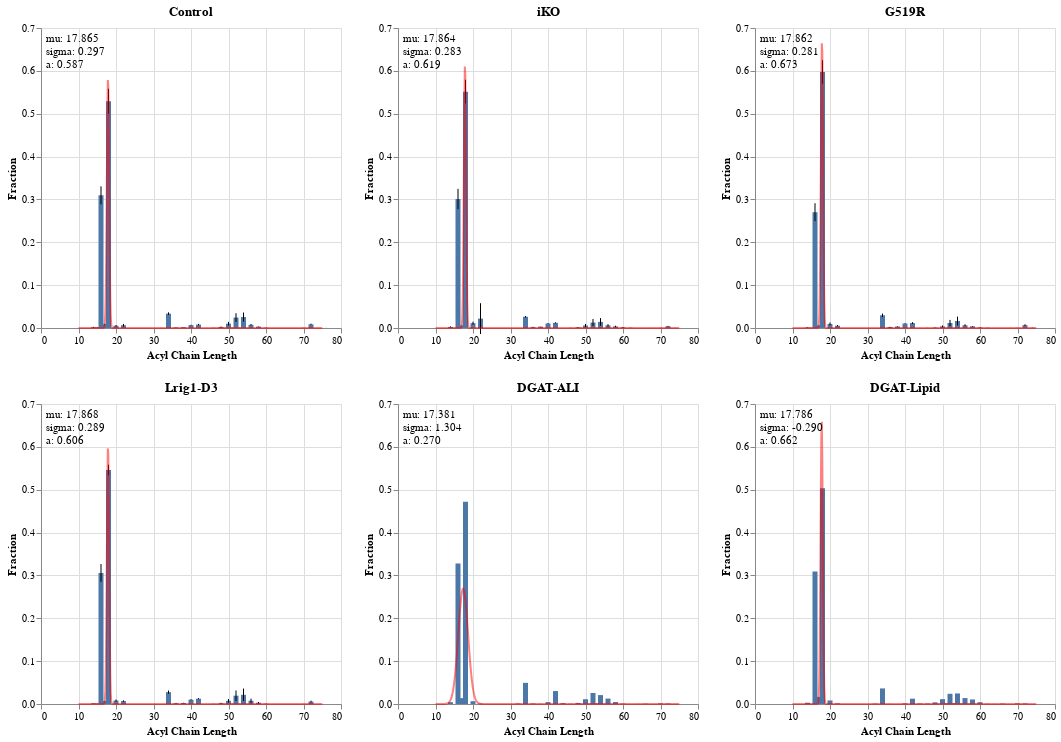

The code cell stored with this chart in its notebook:
### Markdown cell above
#### Gaussian

### Code cell
chart_list = []
def gauss(x,mu,sigma,A):
    return A*np.exp(-(x-mu)**2/(2*sigma**2))

def bimodal(x,mu1,sigma1,A1,mu2,sigma2,A2):
    return gauss(x,mu1,sigma1,A1)+gauss(x,mu2,sigma2,A2)

for protein in ptnstd['Mutation'].unique():
    source = ptnstd[ptnstd['Mutation'] == protein]
    
    # create error bars
    err = alt.Chart(source).mark_errorbar(extent='stdev').encode(
        x='Acyl Chain Length:Q',
        y='Fraction:Q',
    )
    
    # create histogram
    bar = alt.Chart(source).mark_bar().encode(
        x='Acyl Chain Length:Q',
        y=alt.Y('mean(Fraction):Q').scale(domain=[0,0.7])
    ).properties(title={'text': protein})
    
    # create gaussian
    x = ptns['Acyl Chain Length']
    y = ptns[protein].loc[x.index]
    
    # expected vals
    n = sum(y)                         
    mean = sum(x*y)/n                  
    sigma = sum(y*(x-mean)**2)/n 
    
    expected = [0.45, mean, sigma]
    # print(protein, expected)
    
    popt,pcov = curve_fit(gauss,x,y,p0=expected)
    
    xx = np.linspace(10, 75, 500)
    
    s = pd.DataFrame({'Acyl Chain Length':xx, 'y':gauss(xx, *popt)})
    
    gaus = alt.Chart(s).mark_line(color='red', opacity=0.5).encode(
        x='Acyl Chain Length:Q',
        y=alt.Y('y:Q')
    )
    
    text1 = alt.Chart({'values':[{}]}).mark_text(
        align="left", baseline="top"
    ).encode(
        x=alt.value(5),  # pixels from left
        y=alt.value(5),  # pixels from top
        text=alt.value([f"mu: {popt[0]:.3f}", f"sigma: {popt[1]:.3f}", f"a: {popt[2]:.3f}"])
    )
    
    # append to chart list
    chart = bar + err + gaus + text1
    
    chart_list.append(chart)
    
ss_bimodal = alt.hconcat(*chart_list[:3]) & alt.hconcat(*chart_list[3:])
ss_bimodal.save('graphs/dgat/chain_length/Histogram_SidebySide.png', ppi=300)
ss_bimodal

### Figure 1 — Vega-Lite specification as saved in the notebook (floating-point values rounded to 4 significant figures; data arrays with more than 128 entries replaced by an {"elided": "..."} marker saying what was removed)
{"config": {"view": {"continuousWidth": 300, "continuousHeight": 300}}, "vconcat": [{"hconcat": [{"layer": [{"mark": {"type": "bar"}, "encoding": {"x": {"field": "Acyl Chain Length", "type": "quantitative"}, "y": {"aggregate": "mean", "field": "Fraction", "scale": {"domain": [0, 0.7]}, "type": "quantitative"}}, "title": {"text": "Control"}}, {"mark": {"type": "errorbar", "extent": "stdev"}, "encoding": {"x": {"field": "Acyl Chain Length", "type": "quantitative"}, "y": {"field": "Fraction", "type": "quantitative"}}}, {"data": {"name": "data-9221647b9ab1a29b5087d234eca550f3"}, "mark": {"type": "line", "color": "red", "opacity": 0.5}, "encoding": {"x": {"field": "Acyl Chain Length", "type": "quantitative"}, "y": {"field": "y", "type": "quantitative"}}}, {"data": {"name": "empty"}, "mark": {"type": "text", "align": "left", "baseline": "top"}, "encoding": {"text": {"value": ["mu: 17.865", "sigma: 0.297", "a: 0.587"]}, "x": {"value": 5}, "y": {"value": 5}}}], "data": {"name": "data-ae6568f9eb2b59984dd029afb8dd1912"}}, {"layer": [{"mark": {"type": "bar"}, "encoding": {"x": {"field": "Acyl Chain Length", "type": "quantitative"}, "y": {"aggregate": "mean", "field": "Fraction", "scale": {"domain": [0, 0.7]}, "type": "quantitative"}}, "title": {"text": "iKO"}}, {"mark": {"type": "errorbar", "extent": "stdev"}, "encoding": {"x": {"field": "Acyl Chain Length", "type": "quantitative"}, "y": {"field": "Fraction", "type": "quantitative"}}}, {"data": {"name": "data-2fdca54cb9f89f80e8a05be9d5742c40"}, "mark": {"type": "line", "color": "red", "opacity": 0.5}, "encoding": {"x": {"field": "Acyl Chain Length", "type": "quantitative"}, "y": {"field": "y", "type": "quantitative"}}}, {"data": {"name": "empty"}, "mark": {"type": "text", "align": "left", "baseline": "top"}, "encoding": {"text": {"value": ["mu: 17.864", "sigma: 0.283", "a: 0.619"]}, "x": {"value": 5}, "y": {"value": 5}}}], "data": {"name": "data-08bf4995da24a0ed7c64b8c0f376be4d"}}, {"layer": [{"mark": {"type": "bar"}, "encoding": {"x": {"field": "Acyl Chain Length", "type": "quantitative"}, "y": {"aggregate": "mean", "field": "Fraction", "scale": {"domain": [0, 0.7]}, "type": "quantitative"}}, "title": {"text": "G519R"}}, {"mark": {"type": "errorbar", "extent": "stdev"}, "encoding": {"x": {"field": "Acyl Chain Length", "type": "quantitative"}, "y": {"field": "Fraction", "type": "quantitative"}}}, {"data": {"name": "data-e3fdfc1902af7dc0f2af884df0ea351f"}, "mark": {"type": "line", "color": "red", "opacity": 0.5}, "encoding": {"x": {"field": "Acyl Chain Length", "type": "quantitative"}, "y": {"field": "y", "type": "quantitative"}}}, {"data": {"name": "empty"}, "mark": {"type": "text", "align": "left", "baseline": "top"}, "encoding": {"text": {"value": ["mu: 17.862", "sigma: 0.281", "a: 0.673"]}, "x": {"value": 5}, "y": {"value": 5}}}], "data": {"name": "data-7e6cecd3f24fe41e81915c618d19512d"}}]}, {"hconcat": [{"layer": [{"mark": {"type": "bar"}, "encoding": {"x": {"field": "Acyl Chain Length", "type": "quantitative"}, "y": {"aggregate": "mean", "field": "Fraction", "scale": {"domain": [0, 0.7]}, "type": "quantitative"}}, "title": {"text": "Lrig1-D3"}}, {"mark": {"type": "errorbar", "extent": "stdev"}, "encoding": {"x": {"field": "Acyl Chain Length", "type": "quantitative"}, "y": {"field": "Fraction", "type": "quantitative"}}}, {"data": {"name": "data-d04bdb22f0b30c1b554829367a27c4e6"}, "mark": {"type": "line", "color": "red", "opacity": 0.5}, "encoding": {"x": {"field": "Acyl Chain Length", "type": "quantitative"}, "y": {"field": "y", "type": "quantitative"}}}, {"data": {"name": "empty"}, "mark": {"type": "text", "align": "left", "baseline": "top"}, "encoding": {"text": {"value": ["mu: 17.868", "sigma: 0.289", "a: 0.606"]}, "x": {"value": 5}, "y": {"value": 5}}}], "data": {"name": "data-f1fa92f12ee7e81be9382e91ffde5cd5"}}, {"layer": [{"mark": {"type": "bar"}, "encoding": {"x": {"field": "Acyl Chain Length", "type": "quantitative"}, "y": {"aggregate": "mean", "field": "Fraction", "scale": {"domain": [0, 0.7]}, "type": "quantitative"}}, "title": {"text": "DGAT-ALI"}}, {"mark": {"type": "errorbar", "extent": "stdev"}, "encoding": {"x": {"field": "Acyl Chain Length", "type": "quantitative"}, "y": {"field": "Fraction", "type": "quantitative"}}}, {"data": {"name": "data-5235768287de55b6a72beca9e52df21f"}, "mark": {"type": "line", "color": "red", "opacity": 0.5}, "encoding": {"x": {"field": "Acyl Chain Length", "type": "quantitative"}, "y": {"field": "y", "type": "quantitative"}}}, {"data": {"name": "empty"}, "mark": {"type": "text", "align": "left", "baseline": "top"}, "encoding": {"text": {"value": ["mu: 17.381", "sigma: 1.304", "a: 0.270"]}, "x": {"value": 5}, "y": {"value": 5}}}], "data": {"name": "data-02c94a1d98e98e033ef73ae8d6f35475"}}, {"layer": [{"mark": {"type": "bar"}, "encoding": {"x": {"field": "Acyl Chain Length", "type": "quantitative"}, "y": {"aggregate": "mean", "field": "Fraction", "scale": {"domain": [0, 0.7]}, "type": "quantitative"}}, "title": {"text": "DGAT-Lipid"}}, {"mark": {"type": "errorbar", "extent": "stdev"}, "encoding": {"x": {"field": "Acyl Chain Length", "type": "quantitative"}, "y": {"field": "Fraction", "type": "quantitative"}}}, {"data": {"name": "data-f9c55049ac6ebb3345c9a2ca2499ff71"}, "mark": {"type": "line", "color": "red", "opacity": 0.5}, "encoding": {"x": {"field": "Acyl Chain Length", "type": "quantitative"}, "y": {"field": "y", "type": "quantitative"}}}, {"data": {"name": "empty"}, "mark": {"type": "text", "align": "left", "baseline": "top"}, "encoding": {"text": {"value": ["mu: 17.786", "sigma: -0.290", "a: 0.662"]}, "x": {"value": 5}, "y": {"value": 5}}}], "data": {"name": "data-757360a4093509a2f328354c4c2ff0a2"}}]}], "$schema": "https://vega.github.io/schema/vega-lite/v5.17.0.json", "datasets": {"data-ae6568f9eb2b59984dd029afb8dd1912": {"elided": "210 records"}, "data-9221647b9ab1a29b5087d234eca550f3": {"elided": "500 records"}, "empty": [{}], "data-08bf4995da24a0ed7c64b8c0f376be4d": {"elided": "252 records"}, "data-2fdca54cb9f89f80e8a05be9d5742c40": {"elided": "500 records"}, "data-7e6cecd3f24fe41e81915c618d19512d": {"elided": "210 records"}, "data-e3fdfc1902af7dc0f2af884df0ea351f": {"elided": "500 records"}, "data-f1fa92f12ee7e81be9382e91ffde5cd5": {"elided": "168 records"}, "data-d04bdb22f0b30c1b554829367a27c4e6": {"elided": "500 records"}, "data-02c94a1d98e98e033ef73ae8d6f35475": [{"Mutation": "DGAT-ALI", "Acyl Chain Length": 12, "Fraction": 0.0}, {"Mutation": "DGAT-ALI", "Acyl Chain Length": 13, "Fraction": 0.0}, {"Mutation": "DGAT-ALI", "Acyl Chain Length": 14, "Fraction": 0.004174}, {"Mutation": "DGAT-ALI", "Acyl Chain Length": 15, "Fraction": 0.0}, {"Mutation": "DGAT-ALI", "Acyl Chain Length": 16, "Fraction": 0.3277}, {"Mutation": "DGAT-ALI", "Acyl Chain Length": 17, "Fraction": 0.0137}, {"Mutation": "DGAT-ALI", "Acyl Chain Length": 18, "Fraction": 0.472}, {"Mutation": "DGAT-ALI", "Acyl Chain Length": 19, "Fraction": 0.0}, {"Mutation": "DGAT-ALI", "Acyl Chain Length": 20, "Fraction": 0.006505}, {"Mutation": "DGAT-ALI", "Acyl Chain Length": 22, "Fraction": 0.001066}, {"Mutation": "DGAT-ALI", "Acyl Chain Length": 24, "Fraction": 0.0001274}, {"Mutation": "DGAT-ALI", "Acyl Chain Length": 32, "Fraction": 0.001086}, {"Mutation": "DGAT-ALI", "Acyl Chain Length": 34, "Fraction": 0.04937}, {"Mutation": "DGAT-ALI", "Acyl Chain Length": 36, "Fraction": 0.001176}, {"Mutation": "DGAT-ALI", "Acyl Chain Length": 38, "Fraction": 0.000296}, {"Mutation": "DGAT-ALI", "Acyl Chain Length": 40, "Fraction": 0.004442}, {"Mutation": "DGAT-ALI", "Acyl Chain Length": 42, "Fraction": 0.0302}, {"Mutation": "DGAT-ALI", "Acyl Chain Length": 44, "Fraction": 0.00201}, {"Mutation": "DGAT-ALI", "Acyl Chain Length": 45, "Fraction": 0.0}, {"Mutation": "DGAT-ALI", "Acyl Chain Length": 46, "Fraction": 0.0004068}, {"Mutation": "DGAT-ALI", "Acyl Chain Length": 47, "Fraction": 0.0}, {"Mutation": "DGAT-ALI", "Acyl Chain Length": 48, "Fraction": 0.002494}, {"Mutation": "DGAT-ALI", "Acyl Chain Length": 49, "Fraction": 0.0004346}, {"Mutation": "DGAT-ALI", "Acyl Chain Length": 50, "Fraction": 0.01114}, {"Mutation": "DGAT-ALI", "Acyl Chain Length": 51, "Fraction": 0.000923}, {"Mutation": "DGAT-ALI", "Acyl Chain Length": 52, "Fraction": 0.0258}, {"Mutation": "DGAT-ALI", "Acyl Chain Length": 53, "Fraction": 0.001439}, {"Mutation": "DGAT-ALI", "Acyl Chain Length": 54, "Fraction": 0.02078}, {"Mutation": "DGAT-ALI", "Acyl Chain Length": 55, "Fraction": 0.0007423}, {"Mutation": "DGAT-ALI", "Acyl Chain Length": 56, "Fraction": 0.01269}, {"Mutation": "DGAT-ALI", "Acyl Chain Length": 57, "Fraction": 0.0001232}, {"Mutation": "DGAT-ALI", "Acyl Chain Length": 58, "Fraction": 0.004587}, {"Mutation": "DGAT-ALI", "Acyl Chain Length": 59, "Fraction": 0.0}, {"Mutation": "DGAT-ALI", "Acyl Chain Length": 60, "Fraction": 0.0008984}, {"Mutation": "DGAT-ALI", "Acyl Chain Length": 62, "Fraction": 0.0}, {"Mutation": "DGAT-ALI", "Acyl Chain Length": 64, "Fraction": 0.0001595}, {"Mutation": "DGAT-ALI", "Acyl Chain Length": 66, "Fraction": 0.0007258}, {"Mutation": "DGAT-ALI", "Acyl Chain Length": 68, "Fraction": 0.0001369}, {"Mutation": "DGAT-ALI", "Acyl Chain Length": 70, "Fraction": 0.001453}, {"Mutation": "DGAT-ALI", "Acyl Chain Length": 72, "Fraction": 0.001071}, {"Mutation": "DGAT-ALI", "Acyl Chain Length": 74, "Fraction": 0.0001554}, {"Mutation": "DGAT-ALI", "Acyl Chain Length": 76, "Fraction": 0.0}], "data-5235768287de55b6a72beca9e52df21f": {"elided": "500 records"}, "data-757360a4093509a2f328354c4c2ff0a2": [{"Mutation": "DGAT-Lipid", "Acyl Chain Length": 12, "Fraction": 6.724e-05}, {"Mutation": "DGAT-Lipid", "Acyl Chain Length": 13, "Fraction": 0.0}, {"Mutation": "DGAT-Lipid", "Acyl Chain Length": 14, "Fraction": 0.003045}, {"Mutation": "DGAT-Lipid", "Acyl Chain Length": 15, "Fraction": 0.0004942}, {"Mutation": "DGAT-Lipid", "Acyl Chain Length": 16, "Fraction": 0.3092}, {"Mutation": "DGAT-Lipid", "Acyl Chain Length": 17, "Fraction": 0.01667}, {"Mutation": "DGAT-Lipid", "Acyl Chain Length": 18, "Fraction": 0.5037}, {"Mutation": "DGAT-Lipid", "Acyl Chain Length": 19, "Fraction": 0.0}, {"Mutation": "DGAT-Lipid", "Acyl Chain Length": 20, "Fraction": 0.00826}, {"Mutation": "DGAT-Lipid", "Acyl Chain Length": 22, "Fraction": 0.001403}, {"Mutation": "DGAT-Lipid", "Acyl Chain Length": 24, "Fraction": 9.058e-05}, {"Mutation": "DGAT-Lipid", "Acyl Chain Length": 32, "Fraction": 0.0008887}, {"Mutation": "DGAT-Lipid", "Acyl Chain Length": 34, "Fraction": 0.03634}, {"Mutation": "DGAT-Lipid", "Acyl Chain Length": 36, "Fraction": 0.0001866}, {"Mutation": "DGAT-Lipid", "Acyl Chain Length": 38, "Fraction": 0.0}, {"Mutation": "DGAT-Lipid", "Acyl Chain Length": 40, "Fraction": 0.001354}, {"Mutation": "DGAT-Lipid", "Acyl Chain Length": 42, "Fraction": 0.01242}, {"Mutation": "DGAT-Lipid", "Acyl Chain Length": 44, "Fraction": 0.001116}, {"Mutation": "DGAT-Lipid", "Acyl Chain Length": 45, "Fraction": 0.0}, {"Mutation": "DGAT-Lipid", "Acyl Chain Length": 46, "Fraction": 0.001049}, {"Mutation": "DGAT-Lipid", "Acyl Chain Length": 47, "Fraction": 8.705e-05}, {"Mutation": "DGAT-Lipid", "Acyl Chain Length": 48, "Fraction": 0.003793}, {"Mutation": "DGAT-Lipid", "Acyl Chain Length": 49, "Fraction": 0.0007101}, {"Mutation": "DGAT-Lipid", "Acyl Chain Length": 50, "Fraction": 0.01135}, {"Mutation": "DGAT-Lipid", "Acyl Chain Length": 51, "Fraction": 0.001613}, {"Mutation": "DGAT-Lipid", "Acyl Chain Length": 52, "Fraction": 0.02383}, {"Mutation": "DGAT-Lipid", "Acyl Chain Length": 53, "Fraction": 0.001956}, {"Mutation": "DGAT-Lipid", "Acyl Chain Length": 54, "Fraction": 0.02465}, {"Mutation": "DGAT-Lipid", "Acyl Chain Length": 55, "Fraction": 0.001227}, {"Mutation": "DGAT-Lipid", "Acyl Chain Length": 56, "Fraction": 0.01383}, {"Mutation": "DGAT-Lipid", "Acyl Chain Length": 57, "Fraction": 0.0009482}, {"Mutation": "DGAT-Lipid", "Acyl Chain Length": 58, "Fraction": 0.01059}, {"Mutation": "DGAT-Lipid", "Acyl Chain Length": 59, "Fraction": 0.0006309}, {"Mutation": "DGAT-Lipid", "Acyl Chain Length": 60, "Fraction": 0.00419}, {"Mutation": "DGAT-Lipid", "Acyl Chain Length": 62, "Fraction": 0.0004633}, {"Mutation": "DGAT-Lipid", "Acyl Chain Length": 64, "Fraction": 0.0002406}, {"Mutation": "DGAT-Lipid", "Acyl Chain Length": 66, "Fraction": 0.0009181}, {"Mutation": "DGAT-Lipid", "Acyl Chain Length": 68, "Fraction": 0.0}, {"Mutation": "DGAT-Lipid", "Acyl Chain Length": 70, "Fraction": 0.001495}, {"Mutation": "DGAT-Lipid", "Acyl Chain Length": 72, "Fraction": 0.001225}, {"Mutation": "DGAT-Lipid", "Acyl Chain Length": 74, "Fraction": 0.0}, {"Mutation": "DGAT-Lipid", "Acyl Chain Length": 76, "Fraction": 0.0}], "data-f9c55049ac6ebb3345c9a2ca2499ff71": {"elided": "500 records"}}}
